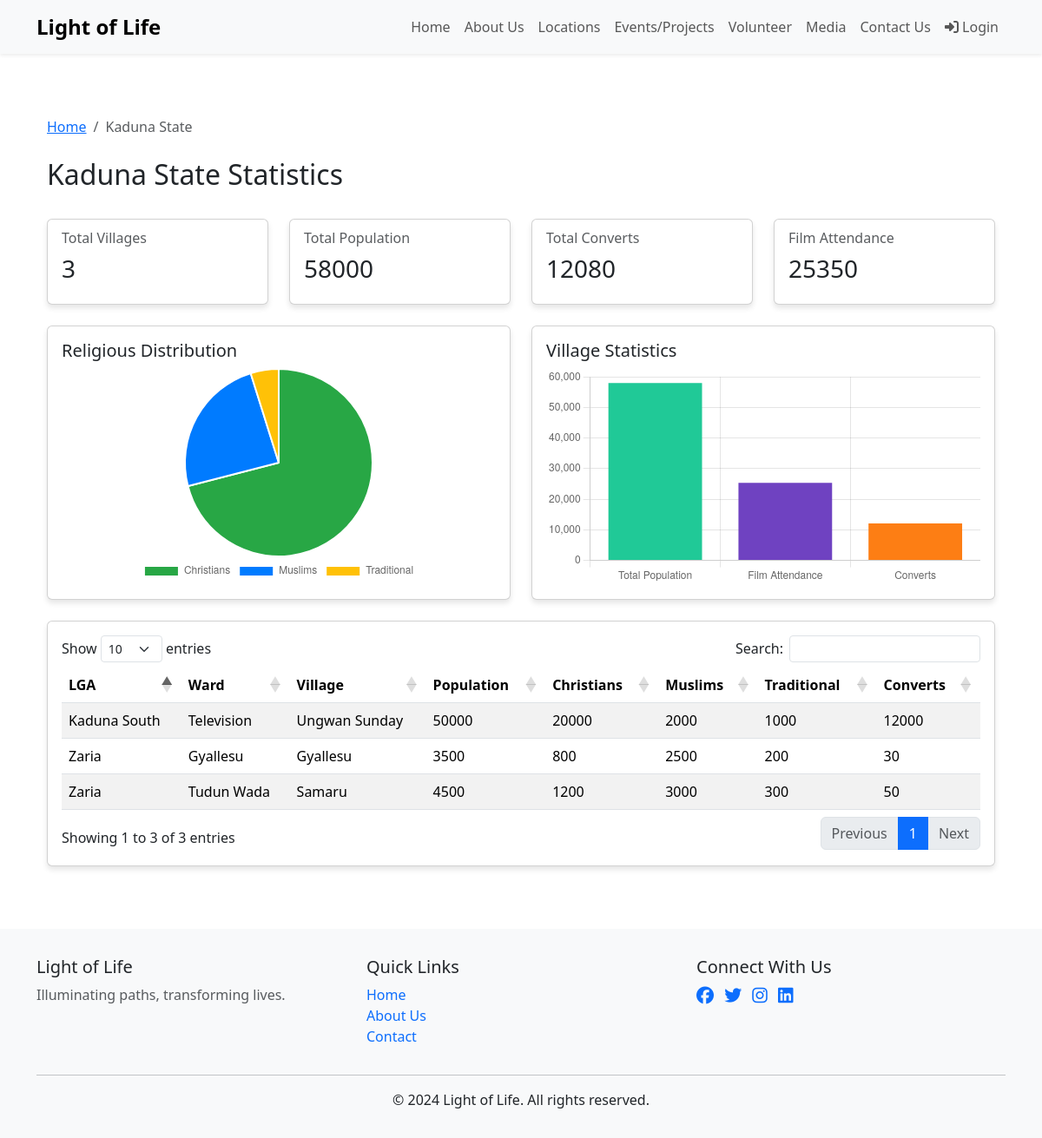
Page /state/Kaduna/ on the committed database.
### core/models.py (models this page shows, shortened)
class DemographicData(models.Model):
    STATE_CHOICES = [
        ('Abia', 'Abia'),
        ('Adamawa', 'Adamawa'),
        ('Akwa Ibom', 'Akwa Ibom'),
        ('Anambra', 'Anambra'),
        ('Bauchi', 'Bauchi'),
        ('Bayelsa', 'Bayelsa'),
        ('Benue', 'Benue'),
        ('Borno', 'Borno'),
        ('Cross River', 'Cross River'),
        ('Delta', 'Delta'),
        ('Ebonyi', 'Ebonyi'),
        ('Edo', 'Edo'),
        ('Ekiti', 'Ekiti'),
        ('Enugu', 'Enugu'),
        ('FCT', 'Abuja'),
        ('Gombe', 'Gombe'),
        ('Imo', 'Imo'),
        ('Jigawa', 'Jigawa'),
        ('Kaduna', 'Kaduna'),
        ('Kano', 'Kano'),
        ('Katsina', 'Katsina'),
        ('Kebbi', 'Kebbi'),
        ('Kogi', 'Kogi'),
        ('Kwara', 'Kwara'),
        ('Lagos', 'Lagos'),
        ('Nasarawa', 'Nasarawa'),
        ('Niger', 'Niger'),
        ('Ogun', 'Ogun'),
        ('Ondo', 'Ondo'),
        ('Osun', 'Osun'),
        ('Oyo', 'Oyo'),
        ('Plateau', 'Plateau'),
        ('Rivers', 'Rivers'),
        ('Sokoto', 'Sokoto'),
        ('Taraba', 'Taraba'),
        ('Yobe', 'Yobe'),
        ('Zamfara', 'Zamfara'),
        ]
    state = models.CharField(max_length=50, choices=STATE_CHOICES)
    lga = models.CharField(max_length=100, verbose_name="L.G.A")
    ward = models.CharField(max_length=100)
    village = models.CharField(max_length=100)
    christian_population = models.IntegerField(verbose_name="Christian Population")
    muslim_population = models.IntegerField(verbose_name="Muslim Population")
    traditional_population = models.IntegerField(verbose_name="Traditional People Population")
    converts = models.IntegerField()
    total_village_population = models.IntegerField(verbose_name="Total Village Population")
    film_attendance = models.IntegerField()
    people_group = models.CharField(max_length=100)
    practiced_religion = models.CharField(max_length=100)
    created_at = models.DateTimeField(auto_now_add=True)
    updated_at = models.DateTimeField(auto_now=True)
    class Meta:
        verbose_name_plural = "Demographic Data"
        indexes = [
            models.Index(fields=['state']),
            models.Index(fields=['lga']),
        ]
        unique_together = ['state', 'lga', 'ward', 'village']

### core/views.py (the view)
# urls.py: path('state/<str:state_name>/', views.state_detail, name='state_detail'),
def state_detail(request, state_name):
    state_data = DemographicData.objects.filter(state=state_name)
    summary = {
        'village_count': state_data.count(),
        'total_population': state_data.aggregate(Sum('total_village_population'))['total_village_population__sum'] or 0,
        'total_converts': state_data.aggregate(Sum('converts'))['converts__sum'] or 0,
        'film_attendance': state_data.aggregate(Sum('film_attendance'))['film_attendance__sum'] or 0,
        'total_christian': state_data.aggregate(Sum('christian_population'))['christian_population__sum'] or 0,
        'total_muslim': state_data.aggregate(Sum('muslim_population'))['muslim_population__sum'] or 0,
        'total_traditional': state_data.aggregate(Sum('traditional_population'))['traditional_population__sum'] or 0,
    }
    detailed_data = DemographicData.objects.filter(state=state_name).order_by('lga', 'ward', 'village')
    context = {
        'state_name': state_name,
        'summary': summary,
        'detailed_data': detailed_data
    }
    print(f"Number of detailed records: {detailed_data.count()}")
    return render(request, 'core/state_detail.html', context)

### core/templates/core/state_detail.html (shortened to what this page needs)
{% extends 'base.html' %}
{% load static %}
{% block css %}
<link rel="stylesheet" href="https://cdn.datatables.net/1.11.5/css/dataTables.bootstrap5.min.css">
{% endblock %}
{% block content %}
<div class="container py-5">
    <nav aria-label="breadcrumb" class="mb-4">
        <ol class="breadcrumb">
            <li class="breadcrumb-item"><a href="{% url 'home' %}">Home</a></li>
            <li class="breadcrumb-item active">{{ state_name }} State</li>
        </ol>
    </nav>
    <div class="row mb-4">
        <div class="col">
            <h2>{{ state_name }} State Statistics</h2>
        </div>
    </div>
    <div class="row mb-4">
        <div class="col-md-3">
            <div class="card">
                <div class="card-body">
                    <h6 class="card-subtitle mb-2 text-muted">Total Villages</h6>
                    <h3 class="card-title">{{ summary.village_count }}</h3>
                </div>
            </div>
        </div>
        <div class="col-md-3">
            <div class="card">
                <div class="card-body">
                    <h6 class="card-subtitle mb-2 text-muted">Total Population</h6>
                    <h3 class="card-title">{{ summary.total_population|default:0 }}</h3>
                </div>
            </div>
        </div>
        <div class="col-md-3">
            <div class="card">
                <div class="card-body">
                    <h6 class="card-subtitle mb-2 text-muted">Total Converts</h6>
                    <h3 class="card-title">{{ summary.total_converts|default:0 }}</h3>
                </div>
            </div>
        </div>
        <div class="col-md-3">
            <div class="card">
                <div class="card-body">
                    <h6 class="card-subtitle mb-2 text-muted">Film Attendance</h6>
                    <h3 class="card-title">{{ summary.film_attendance|default:0 }}</h3>
                </div>
            </div>
        </div>
    </div>
    <div class="row mb-4">
        <div class="col-md-6">
            <div class="card h-100">
                <div class="card-body d-flex flex-column">
                    <h5 class="card-title">Religious Distribution</h5>
                    <div class="flex-grow-1">
                        <canvas id="religionChart"></canvas>
                    </div>
                </div>
            </div>
        </div>
        <div class="col-md-6">
            <div class="card h-100">
                <div class="card-body d-flex flex-column">
                    <h5 class="card-title">Village Statistics</h5>
                    <div class="flex-grow-1">
                        <canvas id="villageChart"></canvas>
                    </div>
                </div>
            </div>
        </div>
    </div>
    <div class="card">
        <div class="card-body">
            <table id="detailTable" class="table table-striped">
                <thead>
                    <tr>
                        <th>LGA</th>
                        <th>Ward</th>
                        <th>Village</th>
                        <th>Population</th>
                        <th>Christians</th>
                        <th>Muslims</th>
                        <th>Traditional</th>
                        <th>Converts</th>
                    </tr>
                </thead>
                <tbody>
                    {% for data in detailed_data %}
                    <tr>
                        <td>{{ data.lga }}</td>
                        <td>{{ data.ward }}</td>
                        <td>{{ data.village }}</td>
                        <td>{{ data.total_village_population }}</td>
                        <td>{{ data.christian_population }}</td>
                        <td>{{ data.muslim_population }}</td>
                        <td>{{ data.traditional_population }}</td>
                        <td>{{ data.converts }}</td>
                    </tr>
                    {% endfor %}
                </tbody>
            </table>
        </div>
    </div>
</div>
{% endblock %}
{% block js %}
<script>
document.addEventListener('DOMContentLoaded', function() {
    // Initialize DataTable
    $('#detailTable').DataTable({
        pageLength: 10,
        order: [[0, 'asc']],
    });
    // Religion Distribution Chart
    const religionCtx = document.getElementById('religionChart').getContext('2d');
    new Chart(religionCtx, {
        type: 'pie',
        data: {
            labels: ['Christians', 'Muslims', 'Traditional'],
            datasets: [{
                data: [
                    {{ summary.total_christian|default:0 }},
                    {{ summary.total_muslim|default:0 }},
                    {{ summary.total_traditional|default:0 }}
                ],
                backgroundColor: ['#28a745', '#007bff', '#ffc107']
            }]
        },
        options: {
            responsive: true,
            maintainAspectRatio: true,
            aspectRatio: 2,
            plugins: {
                legend: {
                    position: 'bottom'
                }
            }
        }
    });
    // Village Statistics Chart
    const villageCtx = document.getElementById('villageChart').getContext('2d');
    new Chart(villageCtx, {
        type: 'bar',
        data: {
            labels: ['Total Population', 'Film Attendance', 'Converts'],
            datasets: [{
                data: [
                    {{ summary.total_population|default:0 }},
                    {{ summary.film_attendance|default:0 }},
                    {{ summary.total_converts|default:0 }}
                ],
                backgroundColor: ['#20c997', '#6f42c1', '#fd7e14']
            }]
        },
        options: {
            responsive: true,
            plugins: {
                legend: {
                    display: false
                }
            },
            scales: {
                y: {
                    beginAtZero: true
                }
            }
        }
    });
});
// Export function
function exportToExcel() {
    // Implementation for Excel export
    // We can add this later if you want
}
</script>
{% endblock %}

### core/templates/base.html (shortened to what this page needs)
<!DOCTYPE html>
<html lang="en">
<head>
    <link href="https://cdn.jsdelivr.net/npm/bootstrap@5.3.3/dist/css/bootstrap.min.css" rel="stylesheet">
    <link href="https://cdnjs.cloudflare.com/ajax/libs/font-awesome/6.5.1/css/all.min.css" rel="stylesheet">
    <link rel="stylesheet" href="https://cdnjs.cloudflare.com/ajax/libs/photoswipe/5.4.2/photoswipe.min.css">
    <link rel="stylesheet" href="https://unpkg.com/leaflet@1.9.4/dist/leaflet.css" />
    {% block css %}{% endblock %}
</head>
<body>
    <nav class="navbar navbar-expand-lg navbar-light bg-light shadow-sm">
        <div class="container">
            <a class="navbar-brand" href="/">Light of Life</a>
            <div class="collapse navbar-collapse" id="navbarNav">
                <ul class="navbar-nav ms-auto">
                    <li class="nav-item">
                        <a class="nav-link" href="{% url 'home' %}">Home</a>
                    </li>
                    <li class="nav-item">
                        <a class="nav-link" href="#">About Us</a>
                    </li>
                        <a class="nav-link" href="#">Locations</a>
                        <a class="nav-link" href="#">Events/Projects</a>
                        <a class="nav-link" href="#">Volunteer</a>
                        <a class="nav-link" href="#">Media</a>
                        <a class="nav-link" href="#">Contact Us</a>
                    {% if user.is_authenticated %}
                        <li class="nav-item dropdown">
                            <a class="nav-link dropdown-toggle" href="#" role="button" data-bs-toggle="dropdown">
                                <i class="fas fa-user"></i> {{ user.username }}
                            </a>
                            <ul class="dropdown-menu dropdown-menu-end">
                                {% if user.is_staff %}
                                    <li><a class="dropdown-item" href="/admin/"><i class="fas fa-cog"></i> Admin</a></li>
                                {% endif %}
                                <li><a class="dropdown-item" href="#"><i class="fas fa-sign-out-alt"></i> Logout</a></li>
                            </ul>
                        </li>
                    {% else %}
                        <li class="nav-item">
                            <a class="nav-link" href="#"><i class="fas fa-sign-in-alt"></i> Login</a>
                        </li>
                    {% endif %}
                </ul>
            </div>
        </div>
    </nav>
    <main class="py-4">
        <div class="container">
            {% block content %}{% endblock %}
        </div>
    </main>
    <footer class="footer">
        <div class="container">
            <div class="row">
                <div class="col-md-4">
                    <h5>Light of Life</h5>
                    <p class="text-muted">Illuminating paths, transforming lives.</p>
                </div>
                <div class="col-md-4">
                    <h5>Quick Links</h5>
                    <ul class="list-unstyled">
                        <li><a href="{% url 'home' %}" class="text-decoration-none">Home</a></li>
                        <li><a href="#" class="text-decoration-none">About Us</a></li>
                        <li><a href="#" class="text-decoration-none">Contact</a></li>
                    </ul>
                </div>
                <div class="col-md-4">
                    <h5>Connect With Us</h5>
                    <div class="social-links">
                        <a href="#" class="text-decoration-none me-2"><i class="fab fa-facebook fa-lg"></i></a>
                        <a href="#" class="text-decoration-none me-2"><i class="fab fa-twitter fa-lg"></i></a>
                        <a href="#" class="text-decoration-none me-2"><i class="fab fa-instagram fa-lg"></i></a>
                        <a href="#" class="text-decoration-none"><i class="fab fa-linkedin fa-lg"></i></a>
                    </div>
                </div>
            </div>
            <hr>
            <div class="text-center">
                <p class="mb-0">&copy; {% now "Y" %} Light of Life. All rights reserved.</p>
            </div>
        </div>
    </footer>
    {% block js %}{% endblock %}
</body>
</html>

### core/templates/base.html (style rules this page uses)
body { display: flex; flex-direction: column; min-height: 100vh; }
main { flex: 1 0 auto; }
.navbar-brand { font-weight: 600; font-size: 1.5rem; }
.footer { background-color: #f8f9fa; padding: 2rem 0; margin-top: auto; }
.card { transition: transform 0.2s ease-in-out; box-shadow: 0 4px 6px rgba(0, 0, 0, 0.1); }

### rows in the picture
DemographicData: lga "Kaduna South", ward "Television", village "Ungwan Sunday", total_village_population "50000", christian_population "20000", muslim_population "2000", traditional_population "1000", converts "12000"
DemographicData: lga "Zaria", ward "Gyallesu", village "Gyallesu", total_village_population "3500", christian_population "800", muslim_population "2500", traditional_population "200", converts "30"
DemographicData: lga "Zaria", ward "Tudun Wada", village "Samaru", total_village_population "4500", christian_population "1200", muslim_population "3000", traditional_population "300", converts "50"

### other values in the picture
{{ state_name }} "Kaduna"
{{ summary.village_count }} "3"
{{ summary.total_population|default:0 }} "58000"
{{ summary.total_converts|default:0 }} "12080"
{{ summary.film_attendance|default:0 }} "25350"
chart data {{ summary.total_christian|default:0 }} 22000
chart data {{ summary.total_muslim|default:0 }} 7500
chart data {{ summary.total_traditional|default:0 }} 1500
chart data {{ summary.total_population|default:0 }} 58000
